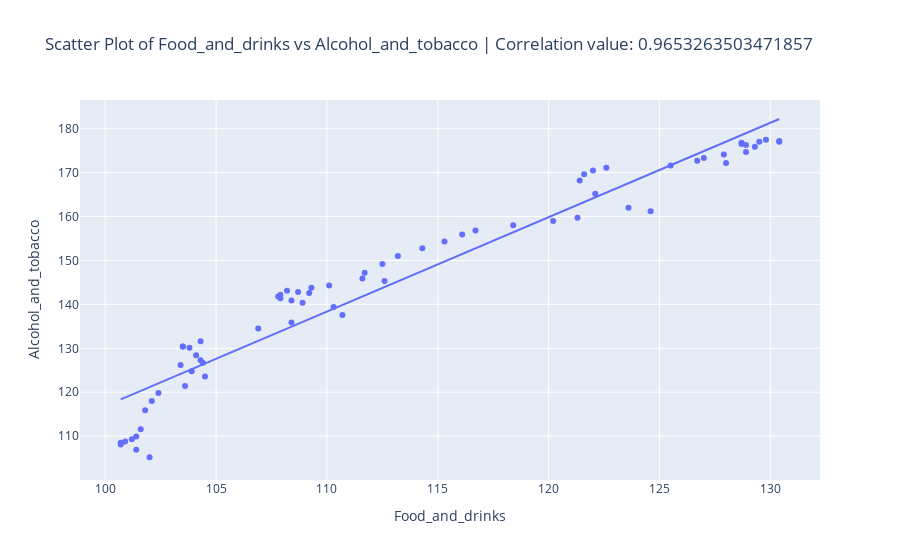

Notebook source saved alongside this figure:
### Markdown cell above
### Correlation among different FMCG Products

### Code cell
cpi_components = ['Food_and_drinks', 'Alcohol_and_tobacco', 'Household_consumable_goods', 'Medication', 'Stationery']
FIRST_INDEX = 0
SECOND_INDEX = 1
fig = px.scatter(
        merged_data,
        x=cpi_components[FIRST_INDEX],
        y=cpi_components[SECOND_INDEX],
        title=f'Scatter Plot of {cpi_components[FIRST_INDEX]} vs {cpi_components[SECOND_INDEX]} | Correlation value: {np.corrcoef(merged_data[cpi_components[FIRST_INDEX]], merged_data[cpi_components[SECOND_INDEX]])[0][1]}',
        labels={component: component, 'Rate': 'Inflation Rate'},
        trendline='ols'  # Add a trendline
    )
fig.show()

### Figure 1 — Plotly figure (JSON) as saved in the notebook; plotly's stock layout.template omitted (floating-point values rounded to 4 significant figures)
{"data": [{"hovertemplate": "Food_and_drinks=%{x}<br>Alcohol_and_tobacco=%{y}<extra></extra>", "legendgroup": "", "marker": {"color": "#636efa", "symbol": "circle"}, "mode": "markers", "name": "", "orientation": "v", "showlegend": false, "type": "scatter", "x": [102, 101.4, 100.7, 100.7, 100.9, 101.2, 101.4, 101.6, 101.8, 102.1, 102.4, 103.6, 104.5, 103.9, 103.4, 104.4, 104.3, 104.1, 103.8, 103.5, 103.5, 104.3, 106.9, 108.4, 110.7, 110.3, 108.9, 108.4, 107.9, 107.8, 107.9, 109.2, 108.7, 108.2, 109.3, 110.1, 112.6, 111.6, 111.7, 112.5, 113.2, 114.3, 115.3, 116.1, 116.7, 118.4, 120.2, 121.3, 124.6, 123.6, 122.1, 121.4, 121.6, 122, 122.6, 125.5, 128, 126.7, 127, 127.9, 128.9, 129.3, 128.9, 128.7, 128.7, 129.5, 130.4, 130.4, 129.8], "xaxis": "x", "y": [105.2, 106.9, 108.1, 108.5, 108.8, 109.3, 109.9, 111.6, 115.9, 118, 119.8, 121.4, 123.6, 124.8, 126.2, 126.7, 127.3, 128.4, 130.1, 130.4, 130.4, 131.6, 134.5, 135.9, 137.6, 139.4, 140.4, 140.9, 141.4, 141.8, 142.2, 142.6, 142.8, 143.1, 143.8, 144.3, 145.3, 145.9, 147.2, 149.2, 151, 152.8, 154.3, 155.9, 156.8, 158, 159, 159.7, 161.2, 162, 165.2, 168.2, 169.6, 170.5, 171.1, 171.6, 172.2, 172.7, 173.3, 174.1, 174.7, 175.9, 176.3, 176.5, 176.8, 177, 177, 177.2, 177.5], "yaxis": "y"}, {"hovertemplate": "<b>OLS trendline</b><br>Alcohol_and_tobacco = 2.14897 * Food_and_drinks + -98.0233<br>R<sup>2</sup>=0.931855<br><br>Food_and_drinks=%{x}<br>Alcohol_and_tobacco=%{y} <b>(trend)</b><extra></extra>", "legendgroup": "", "marker": {"color": "#636efa", "symbol": "circle"}, "mode": "lines", "name": "", "showlegend": false, "type": "scatter", "x": [100.7, 100.7, 100.9, 101.2, 101.4, 101.4, 101.6, 101.8, 102, 102.1, 102.4, 103.4, 103.5, 103.5, 103.6, 103.8, 103.9, 104.1, 104.3, 104.3, 104.4, 104.5, 106.9, 107.8, 107.9, 107.9, 108.2, 108.4, 108.4, 108.7, 108.9, 109.2, 109.3, 110.1, 110.3, 110.7, 111.6, 111.7, 112.5, 112.6, 113.2, 114.3, 115.3, 116.1, 116.7, 118.4, 120.2, 121.3, 121.4, 121.6, 122, 122.1, 122.6, 123.6, 124.6, 125.5, 126.7, 127, 127.9, 128, 128.7, 128.7, 128.9, 128.9, 129.3, 129.5, 129.8, 130.4, 130.4], "xaxis": "x", "y": [118.4, 118.4, 118.8, 119.5, 119.9, 119.9, 120.3, 120.7, 121.2, 121.4, 122.0, 124.2, 124.4, 124.4, 124.6, 125.0, 125.3, 125.7, 126.1, 126.1, 126.3, 126.5, 131.7, 133.6, 133.9, 133.9, 134.5, 134.9, 134.9, 135.6, 136.0, 136.6, 136.9, 138.6, 139.0, 139.9, 141.8, 142.0, 143.7, 144.0, 145.2, 147.6, 149.8, 151.5, 152.8, 156.4, 160.3, 162.6, 162.9, 163.3, 164.2, 164.4, 165.4, 167.6, 169.7, 171.7, 174.3, 174.9, 176.8, 177.0, 178.5, 178.5, 179.0, 179.0, 179.8, 180.3, 180.9, 182.2, 182.2], "yaxis": "y"}], "layout": {"legend": {"tracegroupgap": 0}, "title": {"text": "Scatter Plot of Food_and_drinks vs Alcohol_and_tobacco | Correlation value: 0.9653263503471857"}, "xaxis": {"anchor": "y", "domain": [0, 1], "title": {"text": "Food_and_drinks"}}, "yaxis": {"anchor": "x", "domain": [0, 1], "title": {"text": "Alcohol_and_tobacco"}}}}
